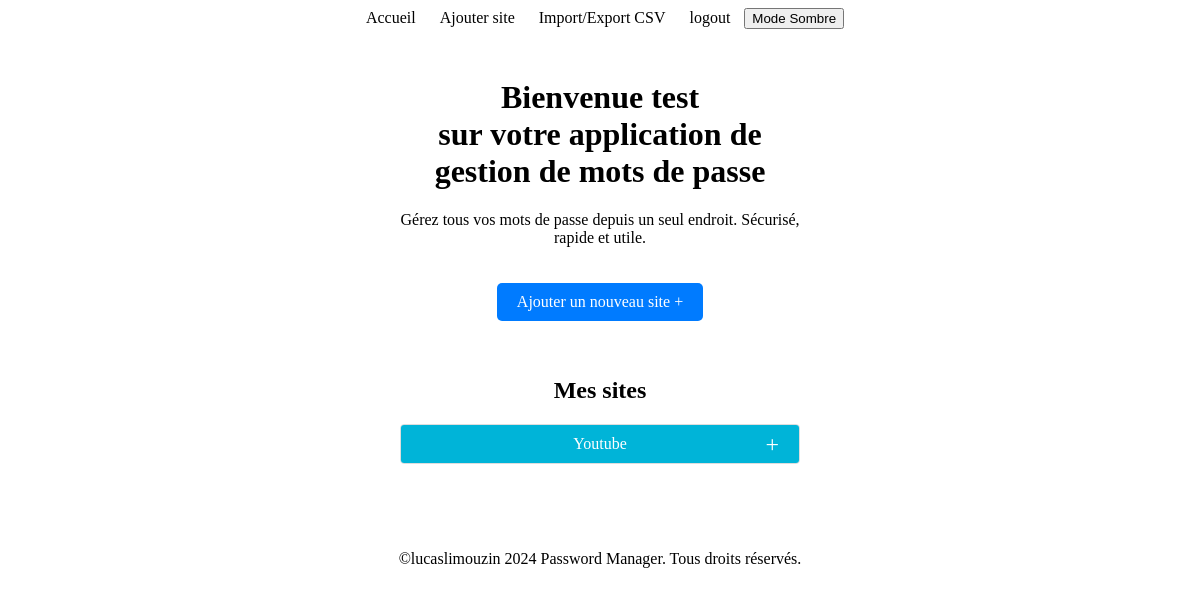
Page /home/ (signed in) on the earlier database version.
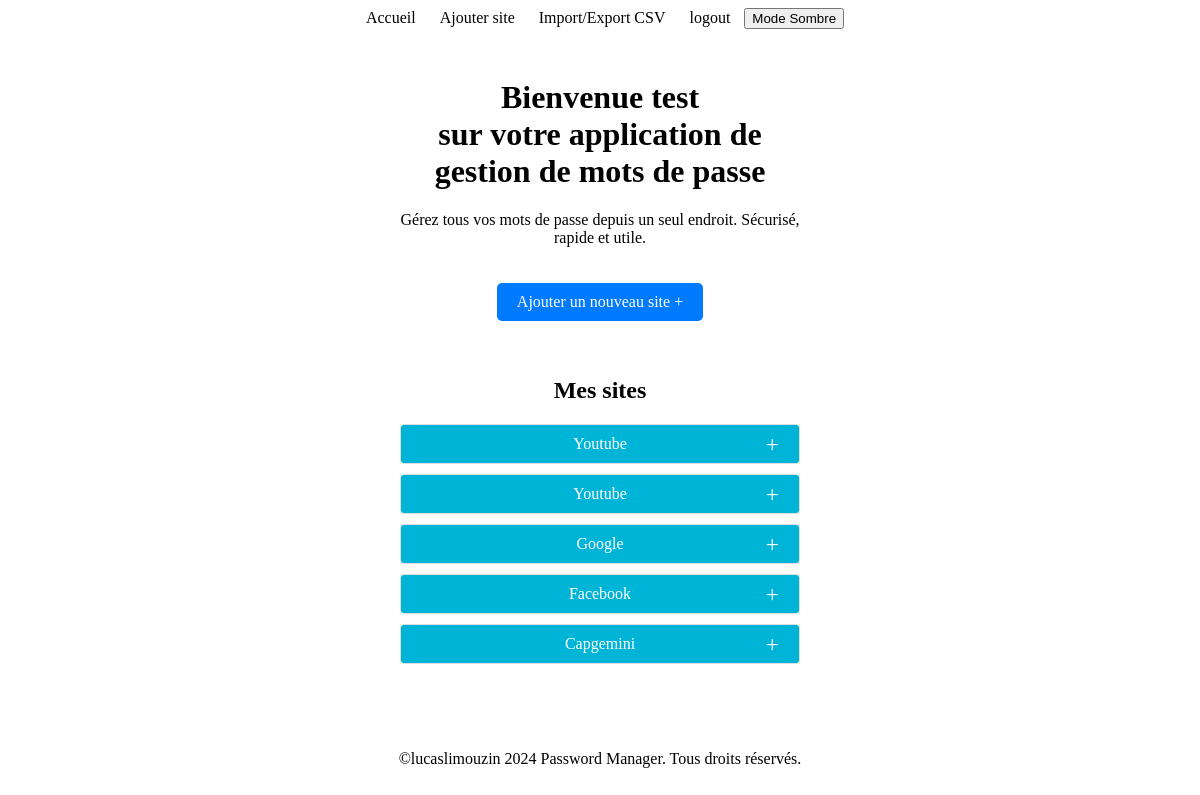
Same page on the later database version.
### gestionpassword/models.py (models this page shows, shortened)
class SiteInfo(models.Model):
    user = models.ForeignKey(User, on_delete=models.CASCADE)
    site_name = models.CharField(max_length=100)
    site_url = models.URLField(max_length=200)
    username = models.CharField(max_length=100)
    password = models.CharField(max_length=100)
    id = models.AutoField(primary_key=True)
    def get_delete_url(self):
        return reverse('delete_site', args=[str(self.pk)])

### gestionpassword/views.py (the view)
# urls.py: path('home/', views.home_view, name='home'),
@login_required
def home_view(request):
    sites = SiteInfo.objects.filter(user=request.user)
    return render(request, 'gestionpassword/home.html', {'sites': sites})

### gestionpassword/templates/gestionpassword/home.html (shortened to what this page needs)
{% extends "gestionpassword/base.html" %}
{% load static %}
{% load my_filters %}
{% block content %}
  <div id="home-container">
    <h1>Bienvenue {{ user.username }} <br> sur votre application de gestion de mots de passe</h1>
    <p>Gérez tous vos mots de passe depuis un seul endroit. Sécurisé, rapide et utile.</p>
    <a href="{% url 'add_password' %}" class="btn">Ajouter un nouveau site +</a><br><br><br>
    <h2>Mes sites</h2>
    {% for site in sites %}
      <div class="accordeon">
        <div class="accordeon-header">{{ site.site_name }}</div>
      </div>
    {% endfor %}
  </div>
{% endblock %}

Differences in the rows shown:
added SiteInfo: site_name "Youtube"
added SiteInfo: site_name "Google"
added SiteInfo: site_name "Facebook"
added SiteInfo: site_name "Capgemini"
